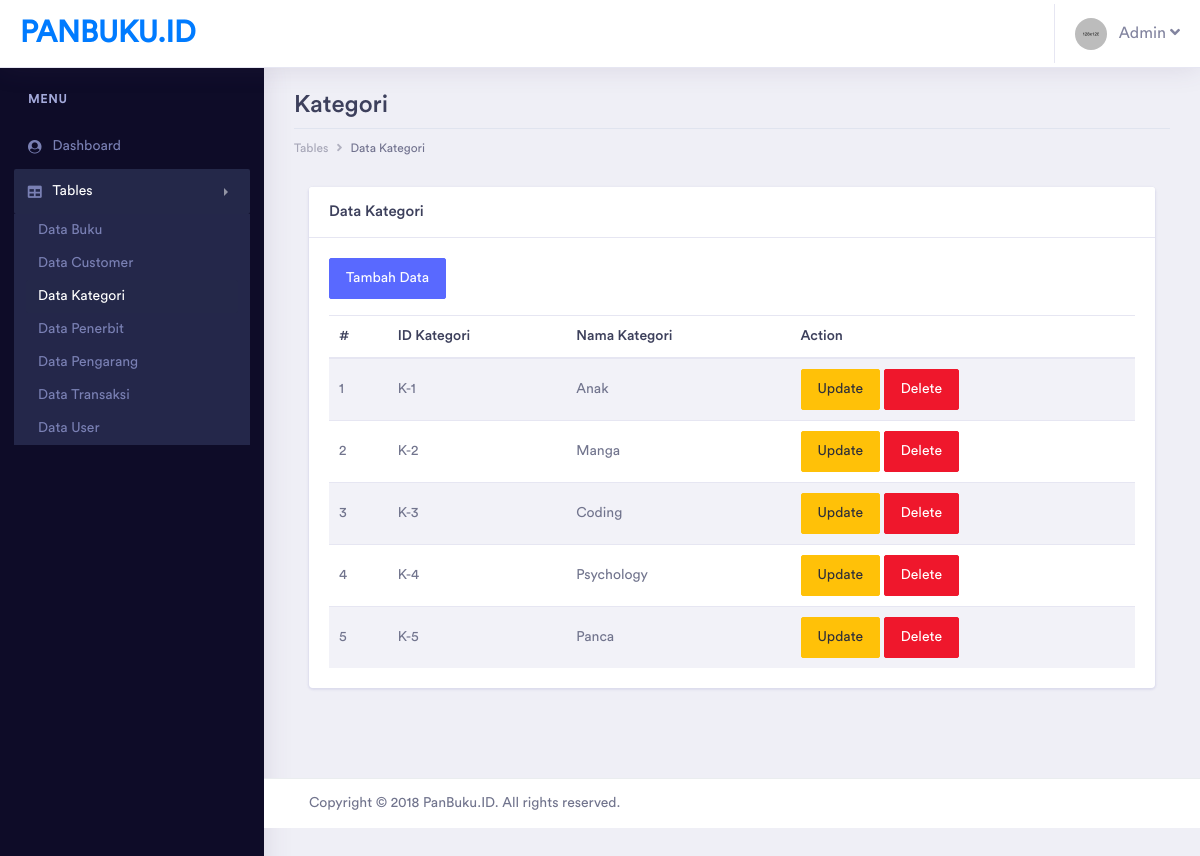
Page /admin/pages/tables/kategori/table_kategori.php (signed in) on the committed database.
### tables this page shows
CREATE TABLE `kategori` (
  `id_kategori` varchar(20) NOT NULL,
  `nama_kategori` varchar(50) NOT NULL,
  `deleted` tinyint(1) NOT NULL
);

### admin/pages/tables/kategori/table_kategori.php (the view, shortened to what this page needs)
<?php
include '../../../../helper/connection.php';
?>
<?php
if(!$_SESSION['username'] && !$_SESSION['password'] && $_SESSION['tipe_user'] != "Admin")
{
    echo "
		<script type='text/javascript'>
		alert('Anda harus login terlebih dahulu!')
		window.location='../../../index.php';
		</script>";
}
else
{
?>
<!doctype html>
<html lang="en">
<head>
    <link rel="stylesheet" href="../../../assets/vendor/bootstrap/css/bootstrap.min.css">
    <link href="../../../assets/vendor/fonts/circular-std/style.css" rel="stylesheet">
    <link rel="stylesheet" href="../../../assets/libs/css/style.css">
    <link rel="stylesheet" href="../../../assets/vendor/fonts/fontawesome/css/fontawesome-all.css">
    <link rel="stylesheet" href="../../../assets/vendor/charts/chartist-bundle/chartist.css">
    <link rel="stylesheet" href="../../../assets/vendor/charts/morris-bundle/morris.css">
    <link rel="stylesheet" href="../../../assets/vendor/fonts/material-design-iconic-font/css/materialdesignicons.min.css">
    <link rel="stylesheet" href="../../../assets/vendor/charts/c3charts/c3.css">
    <link rel="stylesheet" href="../../../assets/vendor/fonts/flag-icon-css/flag-icon.min.css">
</head>
<body>
    <div class="dashboard-main-wrapper">
        <div class="dashboard-header">
            <nav class="navbar navbar-expand-lg bg-white fixed-top">
                <a class="navbar-brand" href="../../../dashboard.php">PANBUKU.ID</a>
                <div class="collapse navbar-collapse " id="navbarSupportedContent">
                    <ul class="navbar-nav ml-auto navbar-right-top">
                        <li class="nav-item dropdown nav-user">
                            <a class="nav-link nav-user-img" href="#" id="navbarDropdownMenuLink2" data-toggle="dropdown"
                                aria-haspopup="true" aria-expanded="false"><img src="../../../assets/images/avatar-1.jpg"
                                    alt="" class="user-avatar-md rounded-circle">&nbsp;&nbsp;&nbsp;Admin <i class="fas fa-angle-down"></i></a>
                        </li>
                    </ul>
                </div>
            </nav>
        </div>
        <div class="nav-left-sidebar sidebar-dark">
            <div class="menu-list">
                <nav class="navbar navbar-expand-lg navbar-light">
                    <div class="collapse navbar-collapse" id="navbarNav">
                        <ul class="navbar-nav flex-column">
                            <li class="nav-divider">
                                Menu
                            </li>
                            <li class="nav-item ">
                                <a class="nav-link" href="../../../dashboard.php" aria-expanded="false" data-target="#submenu-1"
                                    aria-controls="submenu-1"><i class="fa fa-fw fa-user-circle"></i>Dashboard
                                    <span class="badge badge-success">6</span></a>
                            </li>
                            <li class="nav-item">
                                <a class="nav-link active" href="#" data-toggle="collapse" aria-expanded="false"
                                    data-target="#submenu-5" aria-controls="submenu-5"><i class="fas fa-fw fa-table"></i>Tables</a>
                                <div id="submenu-5" class="collapse submenu show" style="">
                                    <ul class="nav flex-column">
                                        <li class="nav-item">
                                            <a class="nav-link" href="../buku/table_buku.php">Data Buku</a>
                                        </li>
                                        <li class="nav-item">
                                            <a class="nav-link" href="../customer/table_customer.php">Data Customer</a>
                                        </li>
                                        <li class="nav-item">
                                            <a class="nav-link active" href="table_kategori.php">Data Kategori</a>
                                        </li>
                                        <li class="nav-item">
                                            <a class="nav-link" href="../penerbit/table_penerbit.php">Data Penerbit</a>
                                        </li>
                                        <li class="nav-item">
                                            <a class="nav-link" href="../pengarang/table_pengarang.php">Data Pengarang</a>
                                        </li>
                                        <li class="nav-item">
                                            <a class="nav-link" href="../transaksi/table_transaksi.php">Data Transaksi</a>
                                        </li>
                                        <li class="nav-item">
                                            <a class="nav-link" href="../user/table_user.php">Data User</a>
                                        </li>
                                    </ul>
                                </div>
                            </li>
                        </ul>
                    </div>
                </nav>
            </div>
        </div>
        <div class="dashboard-wrapper">
            <div class="dashboard-ecommerce">
                <div class="container-fluid dashboard-content ">
                    <div class="row">
                        <div class="col-xl-12 col-lg-12 col-md-12 col-sm-12 col-12">
                            <div class="page-header">
                                <h2 class="pageheader-title">Kategori</h2>
                                <div class="page-breadcrumb">
                                    <nav aria-label="breadcrumb">
                                        <ol class="breadcrumb">
                                            <li class="breadcrumb-item"><a href="#" class="breadcrumb-link">Tables</a></li>
                                            <li class="breadcrumb-item active" aria-current="page">Data Kategori</li>
                                        </ol>
                                    </nav>
                                </div>
                            </div>
                        </div>
                    </div>
                    <div class="col-xl-12">
                        <div class="card">
                            <h5 class="card-header">Data Kategori</h5>
                            <div class="card-body">
                                <a href="form_kategori.php" class="btn btn-primary">Tambah Data</a>
                                <table class="table table-striped mt-3">
                                    <thead>
                                        <tr>
                                            <th>#</th>
                                            <th>ID Kategori</th>
                                            <th>Nama Kategori</th>
                                            <th>Action</th>
                                        </tr>
                                    </thead>
                                    <tbody>
                                        <?php
                                            $query = "SELECT * FROM kategori where deleted=0";
                                            $result = mysqli_query($con, $query);
                                            if (mysqli_num_rows($result) > 0)
                                            {
                                                $index = 1;
                                                while($row = mysqli_fetch_assoc($result))
                                                {
                                                    $id_kategori = $row['id_kategori'];
                                                    echo "
                                                    <tr>
                                                        <td>" . $index++ . "</td>
                                                        <td>" . $row["id_kategori"] . "</td>
                                                        <td>" . $row["nama_kategori"]  . "</td>
                                                        <td>
                                                            <a href='form_edit_kategori.php?id_kategori=$id_kategori' class='btn btn-warning'>Update</a>
                                                            <a href='process/delete_kategori.php?id_kategori=$id_kategori' class='btn btn-danger'>Delete</a>
                                                        </td>
                                                    </tr>
                                                    ";
                                                }
                                            }
                                            ?>
                                    </tbody>
                                </table>
                            </div>
                        </div>
                    </div>
                </div>
            </div>
            <div class="footer">
                <div class="container-fluid">
                    <div class="row">
                        <div class="col-xl-6 col-lg-6 col-md-6 col-sm-12 col-12">
                            Copyright © 2018 PanBuku.ID. All rights reserved.
                        </div>
                        <div class="col-xl-6 col-lg-6 col-md-6 col-sm-12 col-12">
                        </div>
                    </div>
                </div>
            </div>
        </div>
    </div>
</body>
</html>
<?php } ?>

### rows in the picture
kategori: id_kategori "K-1", nama_kategori "Anak"
kategori: id_kategori "K-2", nama_kategori "Manga"
kategori: id_kategori "K-3", nama_kategori "Coding"
kategori: id_kategori "K-4", nama_kategori "Psychology"
kategori: id_kategori "K-5", nama_kategori "Panca"
